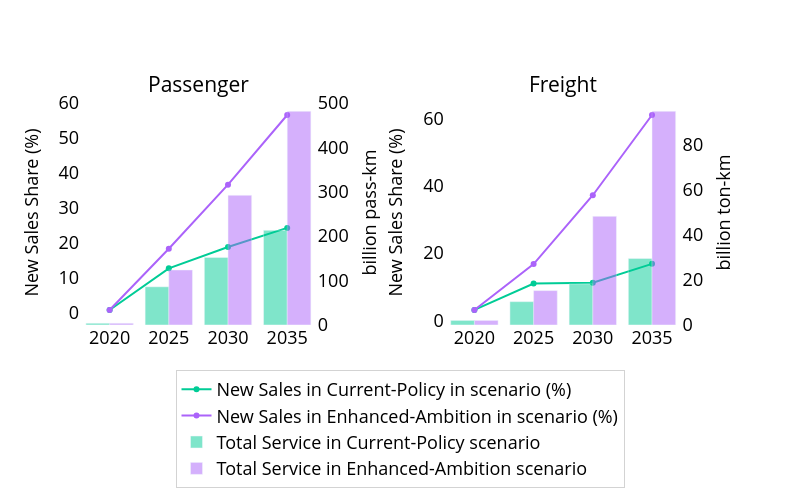

The code cell stored with this chart in its notebook:
### Code cell
# Assign consistent colors for scenarios
color_map = {
    scenarios[0]: '#00CC96',   # blue
    scenarios[1]: '#AB63FA'
}


# Create subplot layout with secondary_y enabled in the first plot
fig = make_subplots(
    rows=1,
    cols=2,
    subplot_titles=["Passenger", "Freight"],
    specs=[[{"secondary_y": True}, {"secondary_y": True}]]
)

# First y-axis: Total passenger km
dfServiceRatioPass = dfServiceRatio[dfServiceRatio['Units'] == 'million pass-km']
for scenario in scenarios:
    scenario_data = dfServiceRatioPass[dfServiceRatioPass['scenario'] == scenario]
    fig.add_trace(
        go.Scatter(
            x=scenario_data['Year'],
            y=scenario_data['value'],
            name=f"New Sales in {scenario} in scenario (%)",
            mode='lines+markers',
            line=dict(color=color_map[scenario]),
        ),
        row=1,
        col=1,
        secondary_y=False
    )

# Second y-axis (right): ZEV passenger km
dfServiceZevPass = dfServiceZev[dfServiceZev['Units'] == 'million pass-km']
for scenario in scenarios:
    scenario_data = dfServiceZevPass[dfServiceZevPass['scenario'] == scenario]
    fig.add_trace(
        go.Bar(
            x=scenario_data['Year'],
            y=scenario_data['value'],
            name=f"Total Service in {scenario} scenario",
            marker_color=color_map[scenario],
            opacity=0.5
        ),
        row=1,
        col=1,
        secondary_y=True
    )

# First y-axis: Total passenger km
dfServiceRatioFreight = dfServiceRatio[dfServiceRatio['Units'] == 'million ton-km']
for scenario in scenarios:
    scenario_data = dfServiceRatioFreight[dfServiceRatioFreight['scenario'] == scenario]
    fig.add_trace(
        go.Scatter(
            x=scenario_data['Year'],
            y=scenario_data['value'],
            name=f"New Sales in {scenario} in scenario (%)",
            mode='lines+markers',
            line=dict(color=color_map[scenario]),
            showlegend=False
        ),
        row=1,
        col=2,
        secondary_y=False
    )

# Second y-axis (right): ZEV passenger km
dfServiceZevFreight = dfServiceZev[dfServiceZev['Units'] == 'million ton-km']
for scenario in scenarios:
    scenario_data = dfServiceZevFreight[dfServiceZevFreight['scenario'] == scenario]
    fig.add_trace(
        go.Bar(
            x=scenario_data['Year'],
            y=scenario_data['value'],
            name=f"Total Service in {scenario} scenario",
            marker_color=color_map[scenario],
            opacity=0.5,
            showlegend=False
        ),
        row=1,
        col=2,
        secondary_y=True
    )

# Apply layout formatting again
fig.update_layout(
    height=500,
    width=800,
    # title_text="<b>Projected ZEV Penetrations of Korea through 2035</b>",
    # title_font_size=18,
    # title_x=0.5,
    barmode='group',
    yaxis_title='Million pass–km/ton–km',
    xaxis_title=None,
    plot_bgcolor='white',
    paper_bgcolor='white',
    font=dict(color='black'),
    legend=dict(bgcolor='white'),
)

# Subplot (1,1)
fig.update_yaxes(title_text="New Sales Share (%)", secondary_y=False, row=1, col=1)
fig.update_yaxes(title_text="billion pass-km", secondary_y=True, row=1, col=1)

# Subplot (1,2)
fig.update_yaxes(title_text="New Sales Share (%)", secondary_y=False, row=1, col=2)
fig.update_yaxes(title_text="billion ton-km", secondary_y=True, row=1, col=2)

fig.update_yaxes(tickformat=',d', row=1, col=1)
fig.update_yaxes(tickformat=',d', row=1, col=2)

fig.update_layout(
    legend=dict(
        x=0.5,
        y=-0.2,
        xanchor='center',
        yanchor='top',
        orientation='h',  # horizontal layout
        bgcolor='white',
        bordercolor='lightgray',
        borderwidth=1,
        font=dict(size=18),
    )
)

# adjust axis labels and ticks
fig.update_xaxes(title_font=dict(size=18), tickfont=dict(size=18))
fig.update_yaxes(title_font=dict(size=18), tickfont=dict(size=18))

# bump the subplot titles
fig.update_annotations(font=dict(size=21))

# (if you also set a main title earlier)
# fig.update_layout(title=dict(font=dict(size=25)))

fig.show()

### Figure 1 — Plotly figure (JSON) as saved in the notebook; plotly's stock layout.template omitted (floating-point values rounded to 4 significant figures)
{"data": [{"line": {"color": "#00CC96"}, "mode": "lines+markers", "name": "New Sales in Current-Policy in scenario (%)", "type": "scatter", "x": [2020, 2025, 2030, 2035], "xaxis": "x", "y": [0.6678, 12.6, 18.72, 24.19], "yaxis": "y"}, {"line": {"color": "#AB63FA"}, "mode": "lines+markers", "name": "New Sales in Enhanced-Ambition in scenario (%)", "type": "scatter", "x": [2020, 2025, 2030, 2035], "xaxis": "x", "y": [0.6687, 18.21, 36.57, 56.53], "yaxis": "y"}, {"marker": {"color": "#00CC96"}, "name": "Total Service in Current-Policy scenario", "opacity": 0.5, "type": "bar", "x": [2020, 2025, 2030, 2035], "xaxis": "x", "y": [3.982, 86.01, 152.1, 213.0], "yaxis": "y2"}, {"marker": {"color": "#AB63FA"}, "name": "Total Service in Enhanced-Ambition scenario", "opacity": 0.5, "type": "bar", "x": [2020, 2025, 2030, 2035], "xaxis": "x", "y": [3.982, 123.9, 292.1, 481.1], "yaxis": "y2"}, {"line": {"color": "#00CC96"}, "mode": "lines+markers", "name": "New Sales in Current-Policy in scenario (%)", "showlegend": false, "type": "scatter", "x": [2020, 2025, 2030, 2035], "xaxis": "x2", "y": [3.133, 10.98, 11.19, 16.82], "yaxis": "y3"}, {"line": {"color": "#AB63FA"}, "mode": "lines+markers", "name": "New Sales in Enhanced-Ambition in scenario (%)", "showlegend": false, "type": "scatter", "x": [2020, 2025, 2030, 2035], "xaxis": "x2", "y": [3.106, 16.73, 37.19, 61.02], "yaxis": "y3"}, {"marker": {"color": "#00CC96"}, "name": "Total Service in Current-Policy scenario", "opacity": 0.5, "showlegend": false, "type": "bar", "x": [2020, 2025, 2030, 2035], "xaxis": "x2", "y": [2.047, 10.34, 18.24, 29.48], "yaxis": "y4"}, {"marker": {"color": "#AB63FA"}, "name": "Total Service in Enhanced-Ambition scenario", "opacity": 0.5, "showlegend": false, "type": "bar", "x": [2020, 2025, 2030, 2035], "xaxis": "x2", "y": [2.047, 15.25, 48.15, 94.71], "yaxis": "y4"}], "layout": {"annotations": [{"font": {"size": 21}, "showarrow": false, "text": "Passenger", "x": 0.185, "xanchor": "center", "xref": "paper", "y": 1, "yanchor": "bottom", "yref": "paper"}, {"font": {"size": 21}, "showarrow": false, "text": "Freight", "x": 0.755, "xanchor": "center", "xref": "paper", "y": 1, "yanchor": "bottom", "yref": "paper"}], "barmode": "group", "font": {"color": "black"}, "height": 500, "legend": {"bgcolor": "white", "bordercolor": "lightgray", "borderwidth": 1, "font": {"size": 18}, "orientation": "h", "x": 0.5, "xanchor": "center", "y": -0.2, "yanchor": "top"}, "paper_bgcolor": "white", "plot_bgcolor": "white", "width": 800, "xaxis": {"anchor": "y", "domain": [0, 0.37], "tickfont": {"size": 18}, "title": {"font": {"size": 18}}}, "xaxis2": {"anchor": "y3", "domain": [0.57, 0.94], "tickfont": {"size": 18}, "title": {"font": {"size": 18}}}, "yaxis": {"anchor": "x", "domain": [0, 1], "tickfont": {"size": 18}, "tickformat": ",d", "title": {"font": {"size": 18}, "text": "New Sales Share (%)"}}, "yaxis2": {"anchor": "x", "overlaying": "y", "side": "right", "tickfont": {"size": 18}, "tickformat": ",d", "title": {"font": {"size": 18}, "text": "billion pass-km"}}, "yaxis3": {"anchor": "x2", "domain": [0, 1], "tickfont": {"size": 18}, "tickformat": ",d", "title": {"font": {"size": 18}, "text": "New Sales Share (%)"}}, "yaxis4": {"anchor": "x2", "overlaying": "y3", "side": "right", "tickfont": {"size": 18}, "tickformat": ",d", "title": {"font": {"size": 18}, "text": "billion ton-km"}}}}
